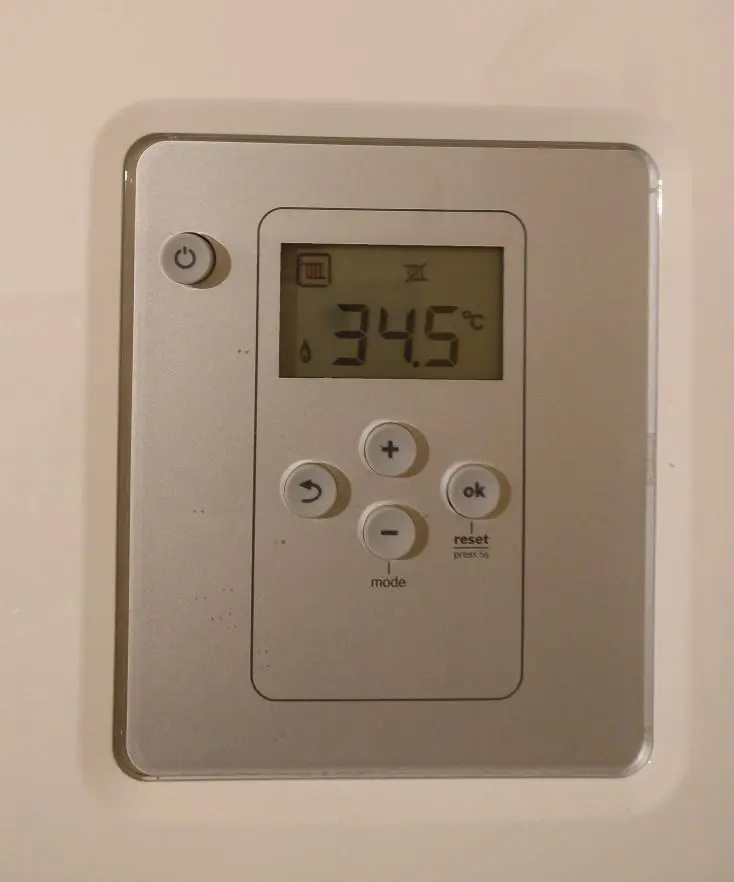
#> input picture opencv uygulamaları/adim_5/digit.webp, 734 x 882 px
$ python digit-tespit.py
#> lines starting #> are read from the running program, lines starting #| are printed output that depends on the picture; after the words box and inside, x2 and y2 are one past the last pixel; in counts of white or black regions, pixels touching at a corner belong together
from imutils.perspective import four_point_transform
import imutils
import cv2

DIGITS_LOOKUP = { # 7 segmenti olusturur
    (1,1,1,0,1,1,1): 0,
    (0,0,1,0,0,1,0): 1,
    (1,0,1,1,1,1,0): 2,
    (1,0,1,1,0,1,1): 3,
    (0,1,1,1,0,1,0): 4,
    (1,1,0,1,0,1,1): 5,
    (1,1,0,1,1,1,1): 6,
    (1,0,1,0,0,1,0): 7,
    (1,1,1,1,1,1,1): 8,
    (1,1,1,1,0,1,1): 9
}

image = cv2.imread("digit.webp")
#> image is the input picture: shape (882, 734, 3); mean B, G, R 129.4, 147.5, 167
image = imutils.resize(image, height=500) #ölçek sabitleme
#> image: shape (500, 416, 3)
gray = cv2.cvtColor(image, cv2.COLOR_BGR2GRAY)
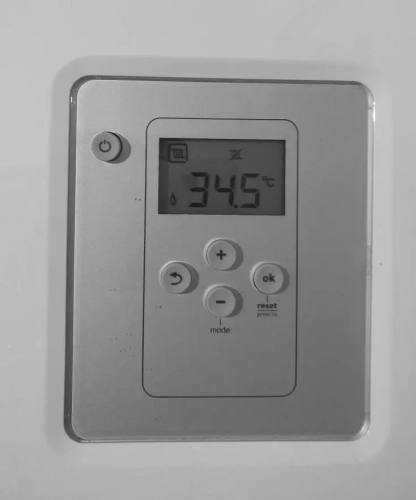
#> gray: shape (500, 416); min 21, max 250, mean 151.3
blur = cv2.GaussianBlur(gray, (5,5), 0) #gürültü
edged = cv2.Canny(blur, 50, 200) #kenar bulur
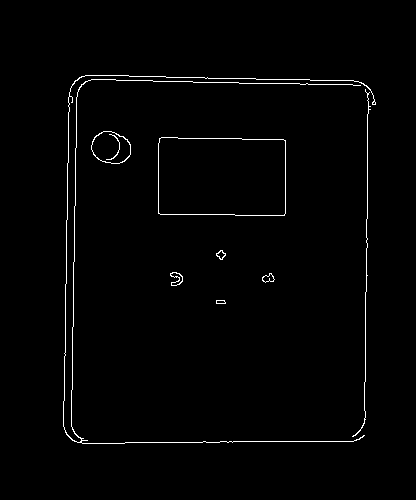
#> edged: shape (500, 416); 1.3% white in thin lines or dots, all inside (x1, y1, x2, y2) = (63, 75, 376, 444)

#en buyuk kenarları bulur 4 köşeli alanı lcd olarak kabul eder
cnts = cv2.findContours(edged, cv2.RETR_EXTERNAL, cv2.CHAIN_APPROX_SIMPLE)
#> cnts = 8 contours, 1 with area under 20; largest, box (x1, y1, x2, y2) and area: (158, 137, 286, 216) 9667, (91, 131, 131, 164) 980, (170, 272, 183, 286) 86, (262, 273, 275, 283) 66, (63, 75, 376, 444) 56, (216, 250, 226, 260) 50, (216, 300, 226, 304) 26
cnts = imutils.grab_contours(cnts)
cnts = sorted(cnts, key=cv2.contourArea, reverse=True)

for c in cnts:
    peri = cv2.arcLength(c, True) # oklşd uzakligi
    approx = cv2.approxPolyDP(c, 0.015 * peri, True)  #perspektif düzenleme
    if len(approx) == 4:
        displayCnt = approx
        break
#> this loop made 1 pass
#> (peri, displayCnt) on pass 1: (405.3, [[159, 138], [158, 213], [284, 215], [285, 140]])

warped_gray = four_point_transform(gray, displayCnt.reshape(4,2))
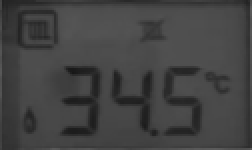
#> warped_gray: shape (75, 126) (shown 2 times larger); min 23, max 92, mean 66.4
output = four_point_transform(image, displayCnt.reshape(4,2))

thresh = cv2.threshold( #lcd beyaz arka plan siyah
    warped_gray, 0, 255,
    cv2.THRESH_BINARY_INV | cv2.THRESH_OTSU
)[1]
#> thresh: shape (75, 126); 28% white; 9 white regions (1 under 20 px), largest, box (x1, y1, x2, y2) and area: (0, 0, 126, 75) 1314, (30, 33, 51, 69) 406, (81, 33, 101, 68) 348

kernel = cv2.getStructuringElement(cv2.MORPH_RECT, (2,2)) # kucuk maske
thresh = cv2.morphologyEx(thresh, cv2.MORPH_CLOSE, kernel, iterations=1) #dilatioon kucuk boslular ortulur, erosion ile gerçek sınırlar koruynur
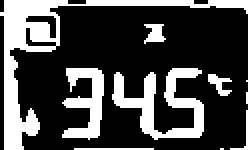
#> thresh: shape (75, 126) (shown 2 times larger); 29.2% white; 7 white regions (1 under 20 px)

cnts = cv2.findContours(thresh, cv2.RETR_EXTERNAL, cv2.CHAIN_APPROX_SIMPLE) # sadece dış konturları al
#> cnts = 7 contours, 2 with area under 20; largest, box (x1, y1, x2, y2) and area: (0, 0, 126, 75) 1312, (56, 34, 102, 70) 549, (31, 34, 52, 70) 332, (72, 12, 83, 22) 50, (104, 37, 116, 48) 42
cnts = imutils.grab_contours(cnts)

digitCnts = []
decimalCnts = []

for c in cnts:
    x, y, w, h = cv2.boundingRect(c) #nokra ve konturları ayırt etmek

    # decimal
    if w < 12 and h < 12:
        decimalCnts.append((x, y, w, h))
        continue

    # rakam
    if h >= 30 and w >= 12:
        # birleşik rakam kontrolü
        if w > 1.2 * h:
            digitCnts.append((x, y, w//2, h))
            digitCnts.append((x + w//2, y, w//2, h))
        else:
            digitCnts.append((x, y, w, h))
#> this loop made 7 passes
#> (x, y, w, h) on passes 3 to 7: (104, 37, 12, 11), (56, 34, 46, 36), (31, 34, 21, 36), (72, 12, 11, 10), (0, 0, 126, 75)
#> (c, x, y, w, h) on passes 1 to 2: ([[110, 74], [111, 74]], 110, 74, 2, 1), ([[37, 74], [76, 74]], 37, 74, 40, 1)
#> after the loop, decimalCnts = [(110, 74, 2, 1), (72, 12, 11, 10)]; digitCnts = [(56, 34, 23, 36), (79, 34, 23, 36), (31, 34, 21, 36), (0, 0, 63, 75), (63, 0, 63, 75)]

digitCnts = sorted(digitCnts, key=lambda b: b[0]) #soldan saga sıralar
#> digitCnts = [(0, 0, 63, 75), (31, 34, 21, 36), (56, 34, 23, 36), (63, 0, 63, 75), (79, 34, 23, 36)]

digits = []

for (x, y, w, h) in digitCnts:
    roi = thresh[y:y+h, x:x+w] #görselde sadece o bölgenin işlem görmeis

    roiH, roiW = roi.shape #yukseklik ve genislik
    dW = int(roiW * 0.28) #yatay segment genisligi
    dH = int(roiH * 0.18) # yatay segment yuk
    dHC = int(roiH * 0.08) # orta segment kalınlıgı

    segments = [
        ((dW, 0), (roiW-dW, dH)), # ust
        ((0, dH), (dW, roiH//2)), # sol ust
        ((roiW-dW, dH), (roiW, roiH//2)), # sag ust
        ((dW, roiH//2-dHC), (roiW-dW, roiH//2+dHC)), # orta
        ((0, roiH//2), (dW, roiH-dH)), # sol alt
        ((roiW-dW, roiH//2), (roiW, roiH-dH)), # sag alt
        ((dW, roiH-dH), (roiW-dW, roiH)) # alt
    ]

    on = [0]*7 #baslangıcta
    for i, ((xA,yA),(xB,yB)) in enumerate(segments):
        segROI = roi[yA:yB, xA:xB]
        area = (xB-xA)*(yB-yA)
        if area > 0 and cv2.countNonZero(segROI)/float(area) > 0.35: #beyaz oranını hesapla saglıyorsa yanıyor demektir
            on[i] = 1

    digit = DIGITS_LOOKUP.get(tuple(on)) #7-segment alfabesi
    if digit is not None: #rakam tanınıyorsa
        cx = x + w//2
        digits.append((digit, cx)) #kaydeder
        cv2.rectangle(output,(x,y),(x+w,y+h),(0,255,0),1) #rakamı yeşil kutu icine alır
        cv2.putText(output,str(digit),(x,y-10),
                    cv2.FONT_HERSHEY_SIMPLEX,0.7,(0,255,0),2) #tanınan rakamı yazar
#> this loop made 5 passes
#> (x, y, w, h, roiH, roiW, dW, dH) on passes 2, 3, 5: (31, 34, 21, 36, 36, 21, 5, 6), (56, 34, 23, 36, 36, 23, 6, 6), (79, 34, 23, 36, 36, 23, 6, 6)
#> (x, y, w, h, roiH, roiW, dW, dH) on passes 1, 4: (0, 0, 63, 75, 75, 63, 17, 13), (63, 0, 63, 75, 75, 63, 17, 13)
#> pass 1, `roi = thresh[y:y+h, x:x+w]`:
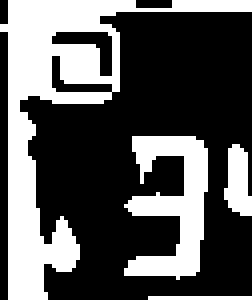
#> roi: shape (75, 63) (shown 4 times larger); 34.6% white; 4 white regions, box (x1, y1, x2, y2) and area: (0, 0, 63, 75) 1111, (31, 34, 52, 70) 410, (56, 36, 63, 54) 90, (37, 74, 63, 75) 26
#> pass 3, `roi = thresh[y:y+h, x:x+w]`:
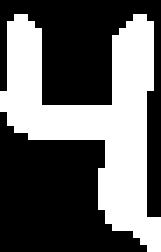
#> roi: shape (36, 23) (shown 7 times larger); 39.3% white; 1 white region, box (x1, y1, x2, y2) and area: (0, 2, 23, 36) 325
#> after the loop:
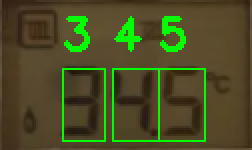
#> output: shape (75, 126, 3) (shown 2 times larger); mean B, G, R 36.1, 77.3, 74.2
#> after the loop, digits = [(3, 41), (4, 67), (5, 90)]


#okunan degeri sadece rakam olarak degil ekranda ne yazıyorsa onun çıktısını dogru sekşlde alması icimn
result = ""

for i, (digit, cx) in enumerate(digits):
    result += str(digit)

    # son digitten sonra nokta YOK
    if i == len(digits) - 1:
        continue

    next_cx = digits[i+1][1]

    for dx, dy, dw, dh in decimalCnts:
        dcenter = dx + dw // 2
        if cx < dcenter < next_cx:
            result += "."
            break
#> this loop made 3 passes
#> (cx, next_cx) on passes 1 to 2: (41, 67), (67, 90)
#> cx on pass 3: 90

print("Thermostat reading:", result, "°C")
#| Thermostat reading: 34.5 °C

cv2.imshow("Output", output)
cv2.imshow("Thresh", thresh)
cv2.waitKey(0)
cv2.destroyAllWindows()
